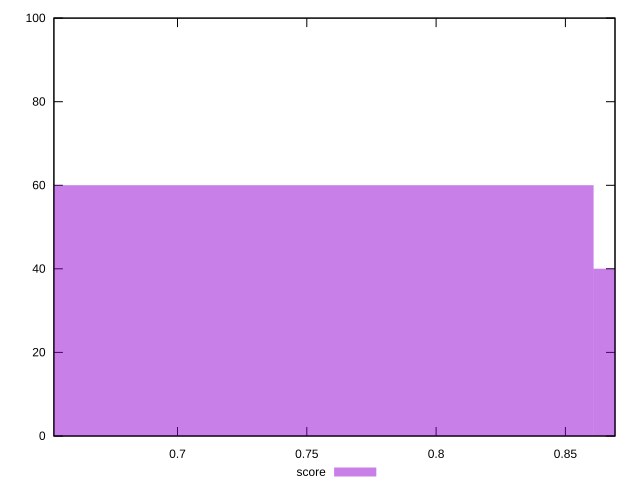

This chart was generated by the following gnuplot code:
reset
set terminal svg size 640, 490
set output "reprap/render-blocking-resources/samples/pages+cached+noadtech/score/histogram.svg"

$score <<EOF
0.7343244416390846 60
0.9790992555187795 40
EOF

set key outside below
set boxwidth 0.24477481387969488
set yrange [0:100]
set style fill transparent solid 0.5 noborder

plot \
  $score title "score" with boxes, \


reset
